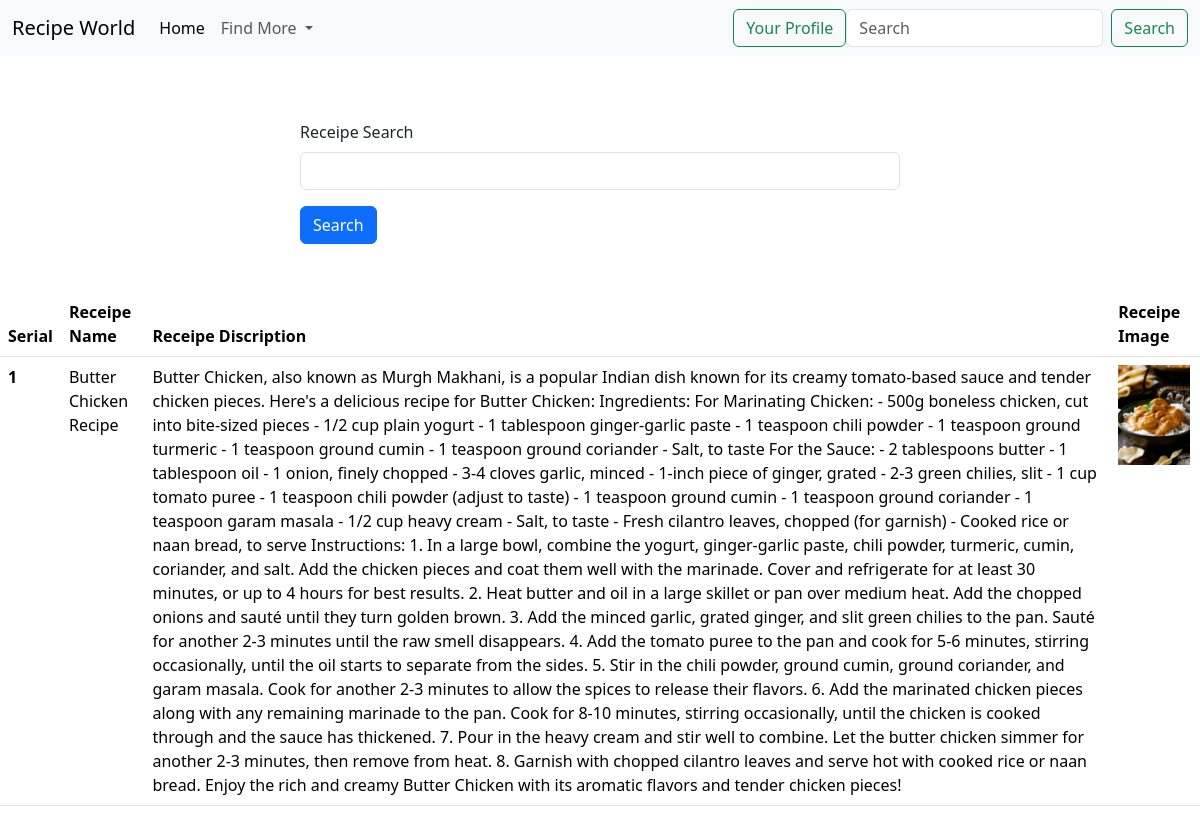
The page / on the database its author committed.
### Recipe/models.py (models this page shows)
class Receipe(models.Model):
    user = models.ForeignKey(User, on_delete=models.SET_NULL, null=True, blank=True)
    receipe_name = models.CharField(max_length = 100)
    receipe_discription = models.TextField()
    receipe_image = models.ImageField(upload_to= 'receipe')

### Recipe/views.py (the view)
# urls.py: path('', home, name="home"),
def home(request):
    queryset = Receipe.objects.all()
    if request.GET.get('search'):
        queryset = queryset.filter(receipe_name__icontains = request.GET.get('search'))
    context = {'receipes': queryset}
    return render(request, 'home.html', context)

### Recipe/templates/home.html (shortened to what this page needs)
{% load static %}
<!DOCTYPE html>
<html lang="en">
<head>
  <link href="https://cdn.jsdelivr.net/npm/bootstrap@5.3.2/dist/css/bootstrap.min.css" rel="stylesheet">
</head>
<body>
    <nav class="navbar navbar-expand-lg fixed-top bg-body-tertiary">
        <div class="container-fluid">
          <a class="navbar-brand" href="">Recipe World</a>
          <div class="collapse navbar-collapse" id="navbarSupportedContent">
            <ul class="navbar-nav me-auto mb-2 mb-lg-0">
              <li class="nav-item">
                <a class="nav-link active" aria-current="page" href="">Home</a>
              </li>
              <li class="nav-item dropdown">
                <a class="nav-link dropdown-toggle" href="#" role="button" data-bs-toggle="dropdown" aria-expanded="false">
                  Find More
                </a>
              </li>
            </ul>
            <a class="btn btn-outline-success " href="/add_recipe" name="profile" type="submit">Your Profile</a>
            <form class="d-flex" role="search" method = "post">
              <input class="form-control me-2" type="search" placeholder="Search" aria-label="Search">
              <button class="btn btn-outline-success" name="search" type="submit">Search</button>
            </form>
          </div>
        </div>
    </nav>
    <br><br><br>
    <div class="mt-5">
        <div class="mx-auto col-6">
          <form action="">
          <div class="mb-3">
            <label for="exampleInputEmail1" class="form-label">Receipe Search </label>
            <input name = "search" type="text" class="form-control">
          </div>
          <button class="btn btn-primary">Search</button>
        </form>
       </div>
      </div>
      <table class="table mt-5">
        <thead>
          <tr>
            <th scope="col">Serial</th>
            <th scope="col">Receipe Name</th>
            <th scope="col">Receipe Discription</th>
            <th scope="col">Receipe Image</th>
          </tr>
        </thead>
        <tbody>
          {% for receipe in receipes %}
          <tr>
            <th scope="row">{{forloop.counter}} </th>
            <td>{{receipe.receipe_name}} </td>
            <td> {{receipe.receipe_discription}} </td>
            <td> <img src="/media/{{receipe.receipe_image}}" alt="" style="height: 100px;"> </td>
          </tr>
          {% endfor %}
        </tbody>
      </table>
</body>
</html>

### rows shown on the page
Receipe: receipe_name "Butter Chicken Recipe", receipe_discription "Butter Chicken, also known as Murgh Makhani, is a popular Indian dish known for its creamy tomato-based sauce and tender chicken pieces. Here's a delicious recipe for Butter Chicken: Ingredients: For Marinating Chicken: - 500g boneless chicken, cut into bite-sized pieces - 1/2 cup plain yogurt - 1 tablespoon ginger-garlic paste - 1 teaspoon chili powder - 1 teaspoon ground turmeric - 1 teaspoon ground cumin - 1 teaspoon ground coriander - Salt, to taste For the Sauce: - 2 tablespoons butter - 1 tablespoon oil - 1 onion, finely chopped - 3-4 cloves garlic, minced - 1-inch piece of ginger, grated - 2-3 green chilies, slit - 1 cup tomato puree - 1 teaspoon chili powder (adjust to taste) - 1…", receipe_image (picture)
